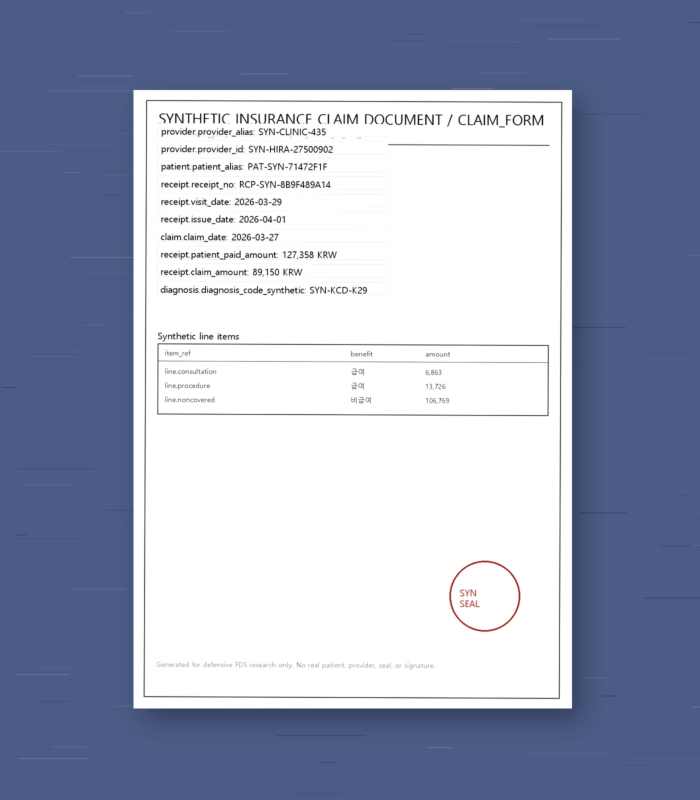
#> input picture data/insurance-fds-generated/camera-v1/images/AF/AF_CAMERA_IMAGE_CLAIM_FORM_0049_V01.png, 1400 x 1600 px (shown at 1/2 size)
$ python -i degradation.py   (imports and definitions only)
#> lines starting #> are read from the running program, lines starting #| are printed output that depends on the picture
#> further down, picture is the input picture: PIL image 1400x1600 RGB; mean R, G, B 158.3, 166.9, 188.6
from __future__ import annotations

from typing import Tuple
import io
import math
import random
import numpy as np
import cv2
from PIL import Image, ImageFilter, ImageEnhance


def _to_np(img: Image.Image) -> np.ndarray:
    return np.array(img.convert("RGB"))


def _to_img(arr: np.ndarray) -> Image.Image:
    arr = np.clip(arr, 0, 255).astype(np.uint8)
    return Image.fromarray(arr, "RGB")


def jpeg_roundtrip(img: Image.Image, quality: int = 72) -> Image.Image:
    buf = io.BytesIO()
    img.save(buf, format="JPEG", quality=quality, subsampling=2, optimize=False)
    buf.seek(0)
    return Image.open(buf).convert("RGB")


# [106 lines left out: functions scanner_effect, fold_effect, crumple_effect, slight_torn_edge, not called in this run]


def mobile_capture_effect(img: Image.Image, seed: int = 0) -> Image.Image:
    """Create a mobile-claim-app-like capture with perspective, desk background, shadow. Bboxes are not preserved."""
#> called with seed = 0
    rng = np.random.default_rng(seed)
    arr = _to_np(img)
    h, w = arr.shape[:2]
#> h = 1600; w = 1400
    pad = int(min(w, h) * 0.12)
#> pad = 168
    canvas_h = h + pad * 2
#> canvas_h = 1936
    canvas_w = w + pad * 2
#> canvas_w = 1736
    # Grey desk with slight noise.
    bg = np.full((canvas_h, canvas_w, 3), 223, dtype=np.float32)
    noise = rng.normal(0, 4, bg.shape[:2])
    bg += noise[:, :, None]
    src = np.float32([[0, 0], [w-1, 0], [w-1, h-1], [0, h-1]])
    jitter = int(pad * 0.55)
#> jitter = 92
    dst = np.float32([
        [pad + rng.integers(-jitter, jitter//2), pad + rng.integers(-jitter//2, jitter)],
        [pad + w + rng.integers(-jitter//2, jitter), pad + rng.integers(-jitter, jitter//2)],
        [pad + w + rng.integers(-jitter, jitter//2), pad + h + rng.integers(-jitter//2, jitter)],
        [pad + rng.integers(-jitter//2, jitter), pad + h + rng.integers(-jitter, jitter//2)],
    ])
    M = cv2.getPerspectiveTransform(src, dst)
    warped = cv2.warpPerspective(arr, M, (canvas_w, canvas_h), borderMode=cv2.BORDER_CONSTANT, borderValue=(0,0,0))
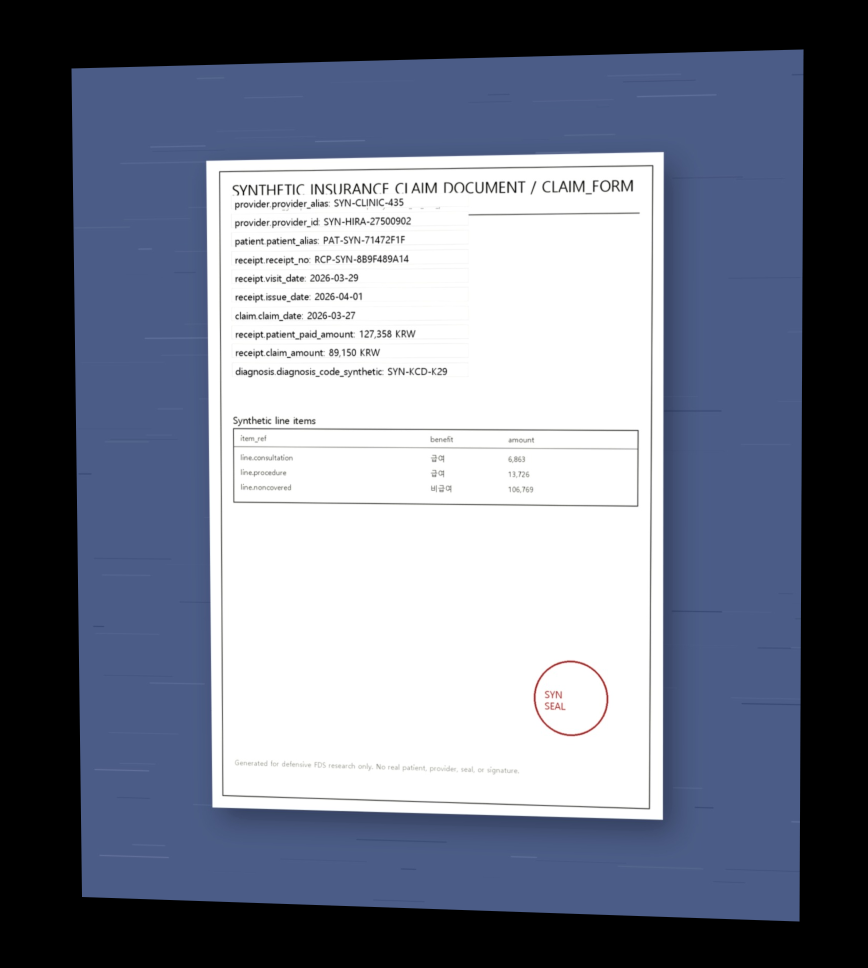
#> warped: shape (1936, 1736, 3) (shown at 1/2 size); mean R, G, B 116.1, 122.4, 138.3
    mask = cv2.warpPerspective(np.full((h, w), 255, np.uint8), M, (canvas_w, canvas_h), borderMode=cv2.BORDER_CONSTANT, borderValue=0)
    # Shadow offset.
    sh = cv2.GaussianBlur(mask, (0,0), 18).astype(np.float32) / 255.0
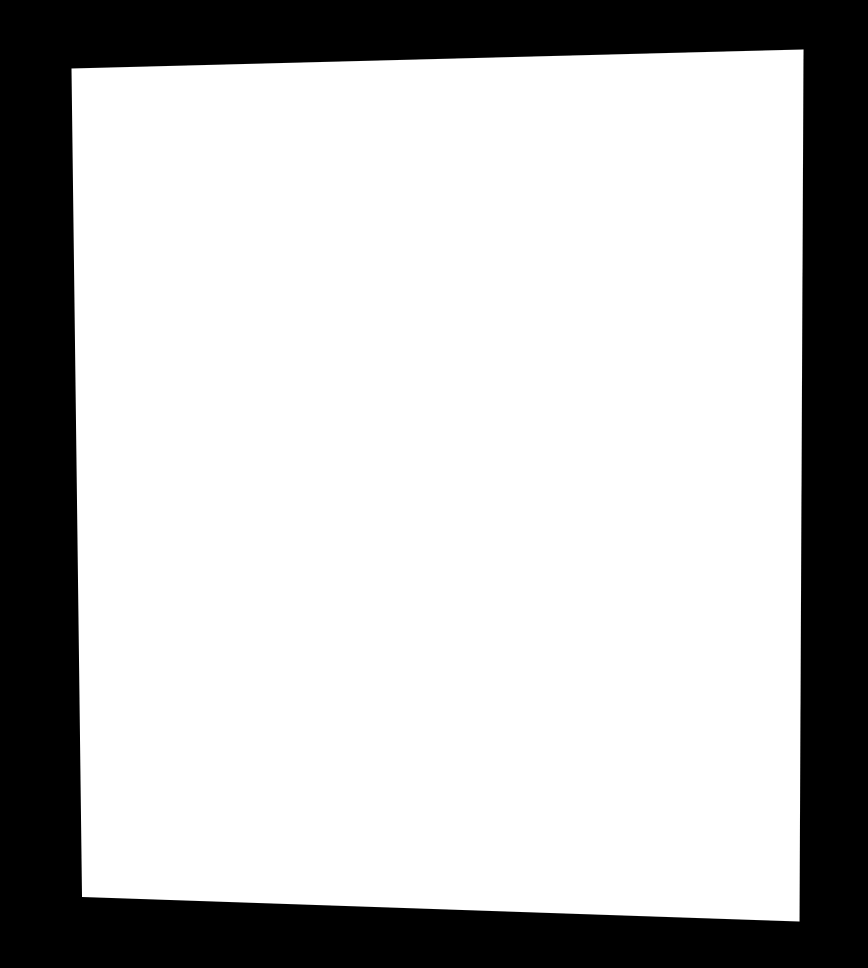
#> mask: shape (1936, 1736) (shown at 1/2 size); min 0, max 255, mean 187
    bg -= sh[:, :, None] * 22
    out = bg
    alpha = (mask.astype(np.float32) / 255.0)[:, :, None]
    out = out * (1 - alpha) + warped.astype(np.float32) * alpha
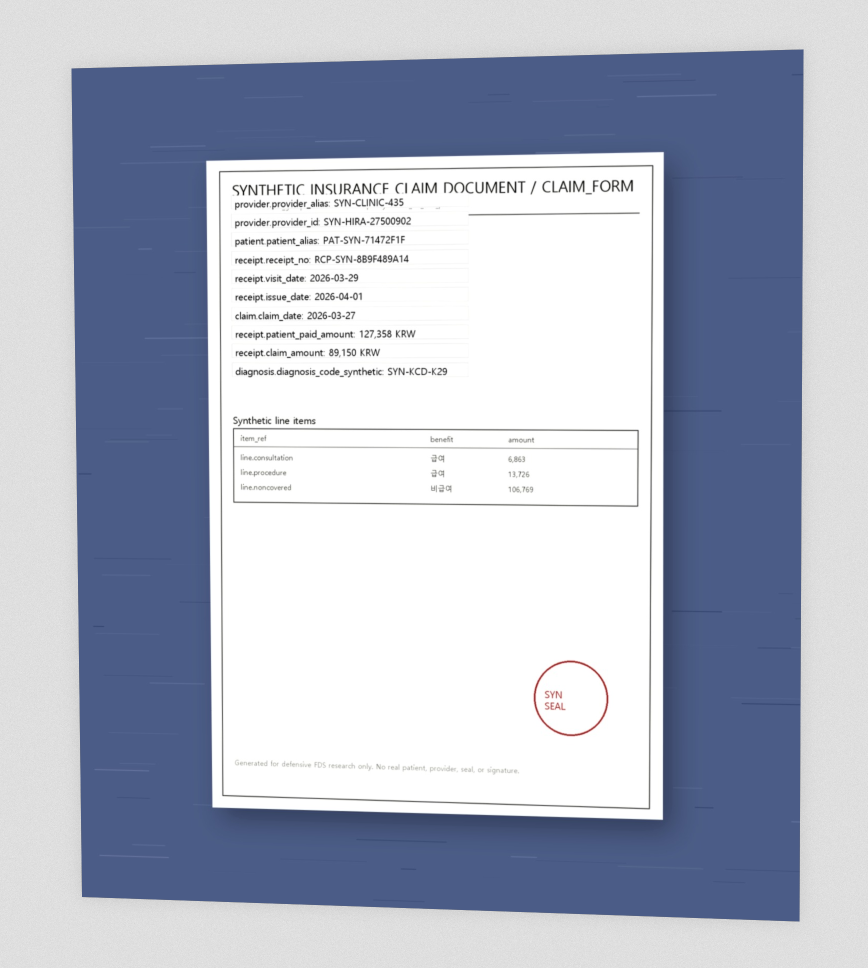
#> out: shape (1936, 1736, 3) float32 (shown at 1/2 size); mean R, G, B 173.6, 180.4, 196
    out = np.clip(out, 0, 255).astype(np.uint8)
    pil = Image.fromarray(out, "RGB").filter(ImageFilter.GaussianBlur(radius=0.35))
    pil = ImageEnhance.Contrast(pil).enhance(0.97)
    return jpeg_roundtrip(pil, quality=70)

>>> from PIL import Image
>>> picture = Image.open('../../../../../../../../data/insurance-fds-generated/camera-v1/images/AF/AF_CAMERA_IMAGE_CLAIM_FORM_0049_V01.png')
>>> result = mobile_capture_effect(picture)

$ run again, on data/insurance-fds-generated/camera-v1/images/AF/AF_CAMERA_IMAGE_CLAIM_FORM_0049_V02.png
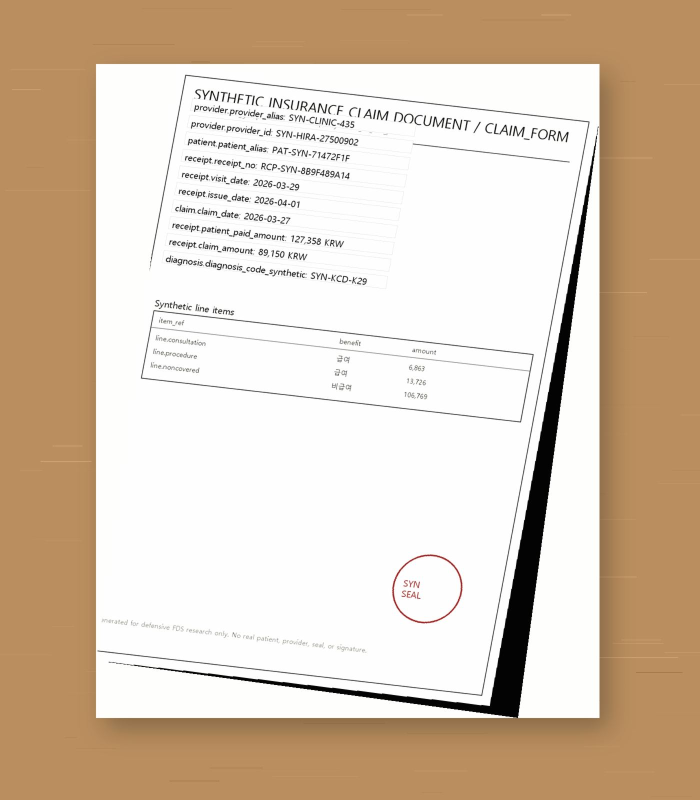
#> input picture data/insurance-fds-generated/camera-v1/images/AF/AF_CAMERA_IMAGE_CLAIM_FORM_0049_V02.png, 1400 x 1600 px (shown at 1/2 size)
#> picture is the input picture: PIL image 1400x1600 RGB; mean R, G, B 216.8, 199, 179.6
#> in mobile_capture_effect, `warped = cv2.warpPerspective(arr, M, (canvas_w, canvas_h), borderMode=..`:
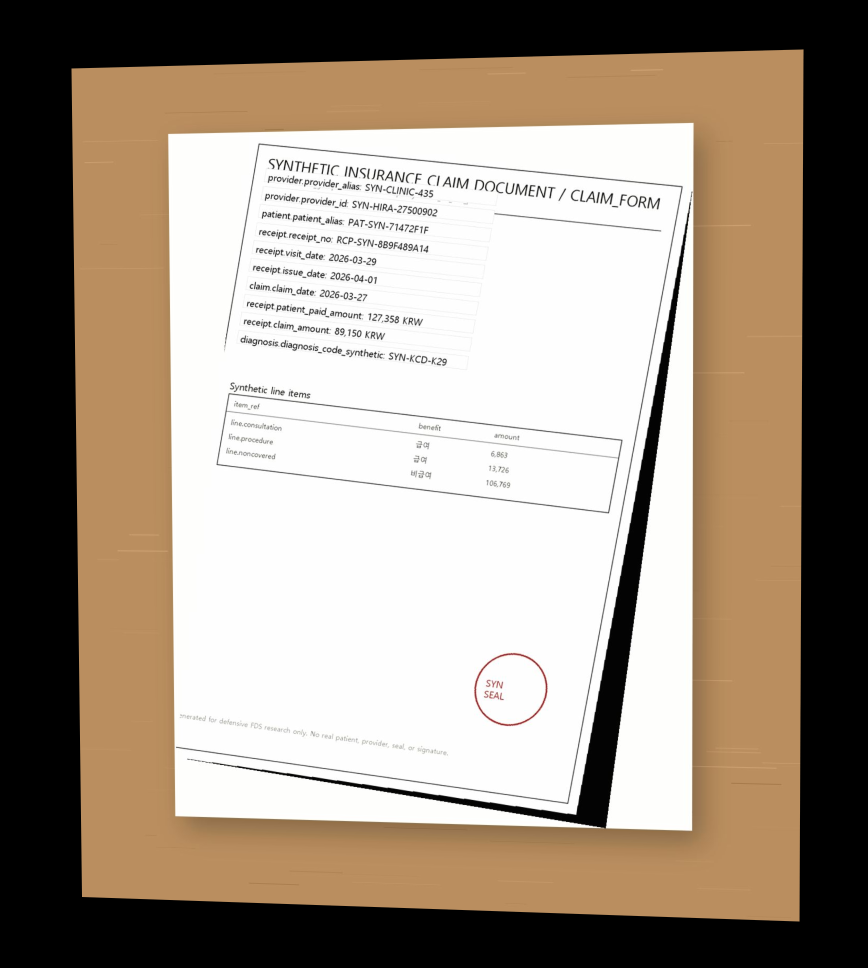
#> warped: shape (1936, 1736, 3) (shown at 1/2 size); mean R, G, B 158.9, 145.9, 131.6
#> in mobile_capture_effect, `out = out * (1 - alpha) + warped.astype(np.float32) * alpha`:
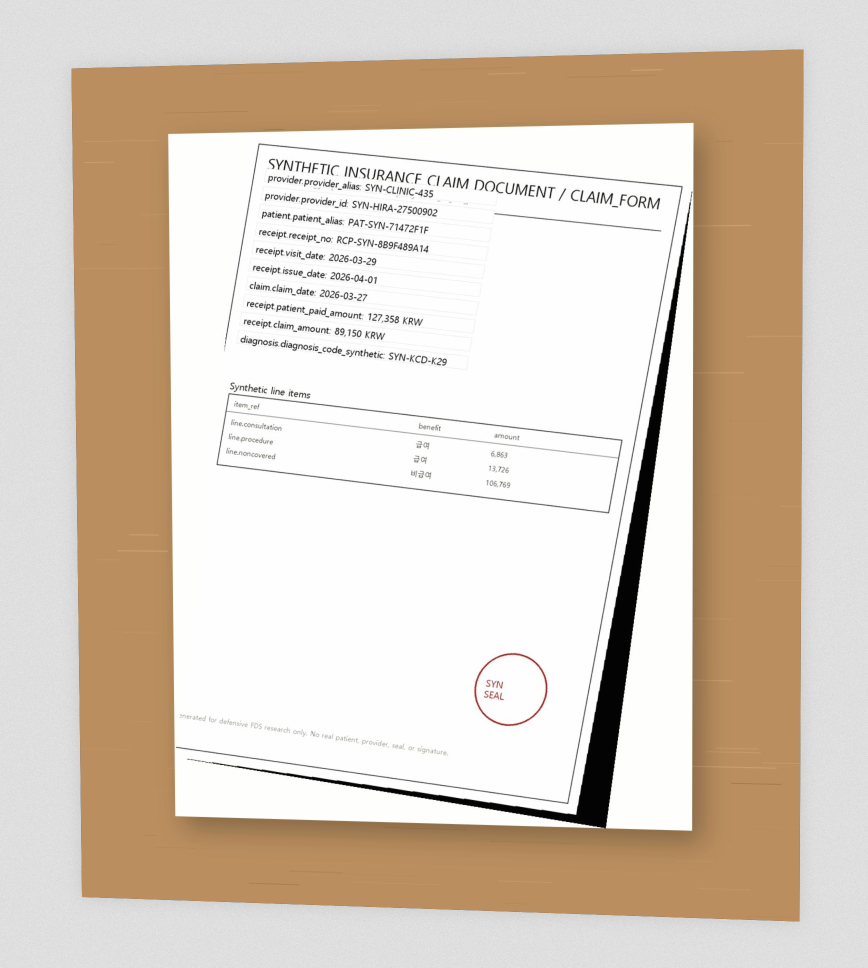
#> out: shape (1936, 1736, 3) float32 (shown at 1/2 size); mean R, G, B 219.2, 203.3, 189.3

$ run again, on data/insurance-fds-generated/camera-v1/images/AF/AF_CAMERA_IMAGE_CLAIM_FORM_0058_V01.png
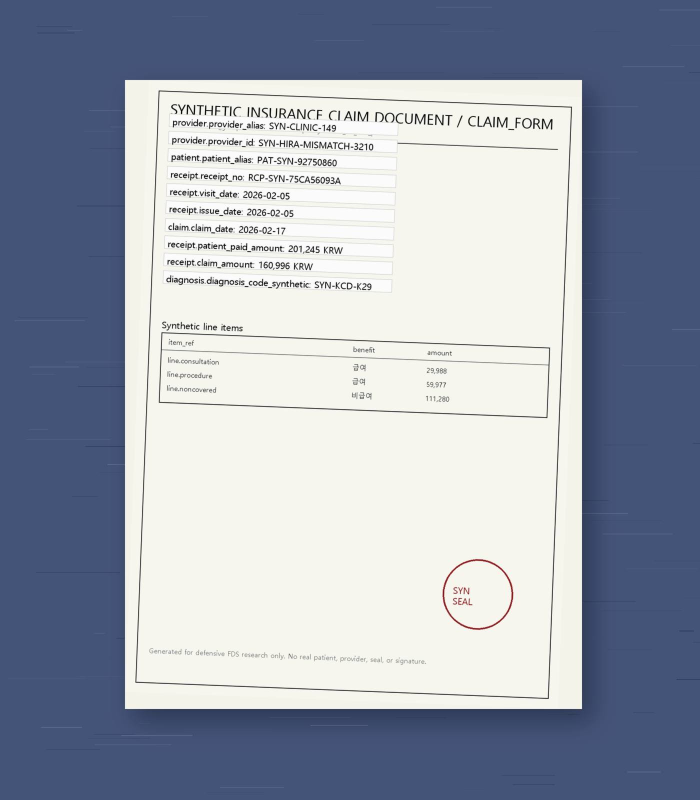
#> input picture data/insurance-fds-generated/camera-v1/images/AF/AF_CAMERA_IMAGE_CLAIM_FORM_0058_V01.png, 1400 x 1600 px (shown at 1/2 size)
#> picture is the input picture: PIL image 1400x1600 RGB; mean R, G, B 155.5, 162.9, 176.6
#> in mobile_capture_effect, `warped = cv2.warpPerspective(arr, M, (canvas_w, canvas_h), borderMode=..`:
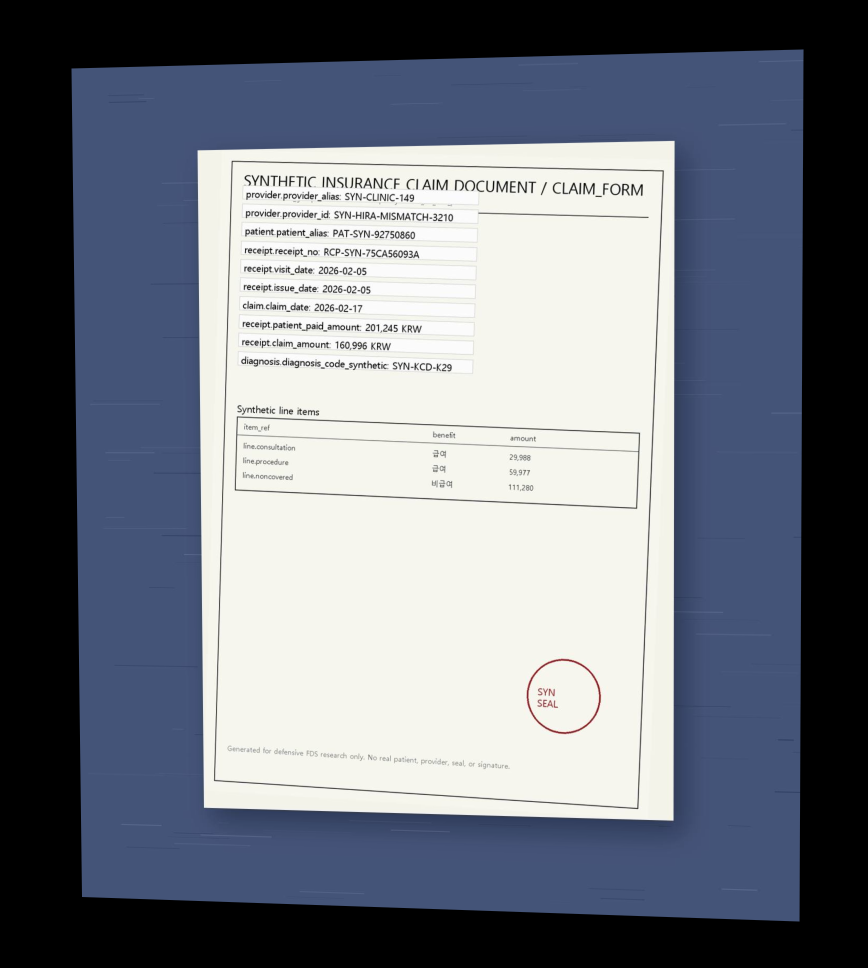
#> warped: shape (1936, 1736, 3) (shown at 1/2 size); mean R, G, B 114, 119.5, 129.6
#> in mobile_capture_effect, `out = out * (1 - alpha) + warped.astype(np.float32) * alpha`:
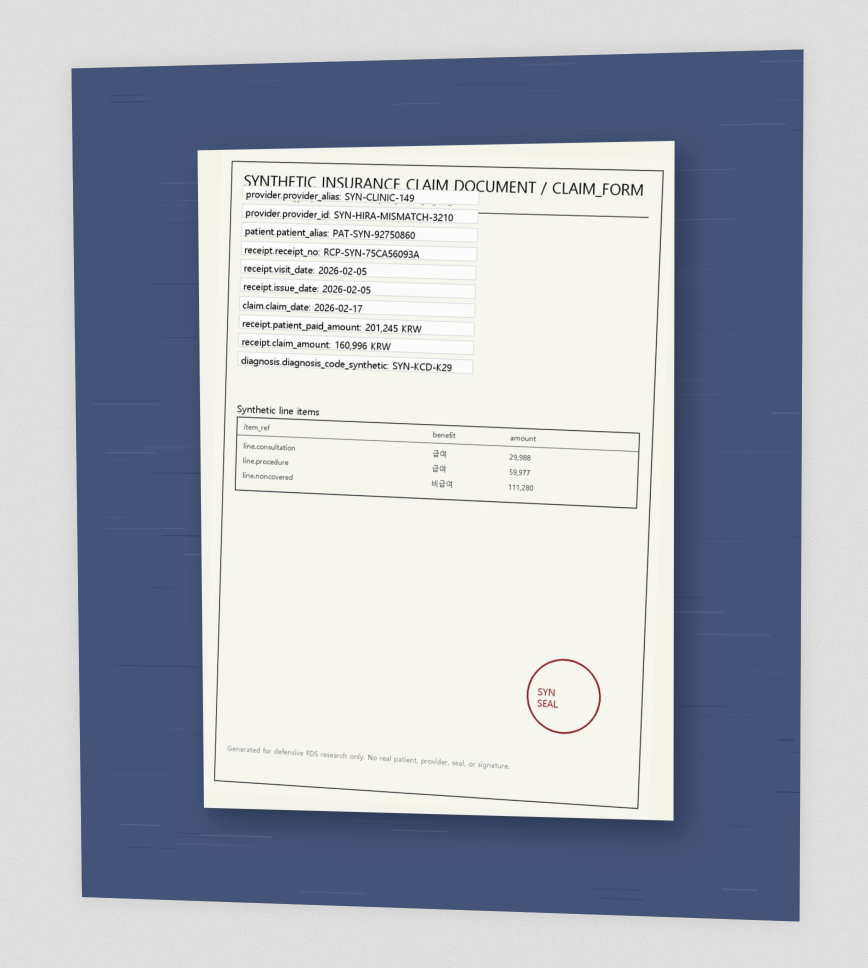
#> out: shape (1936, 1736, 3) float32 (shown at 1/2 size); mean R, G, B 173.6, 179.3, 187.7
